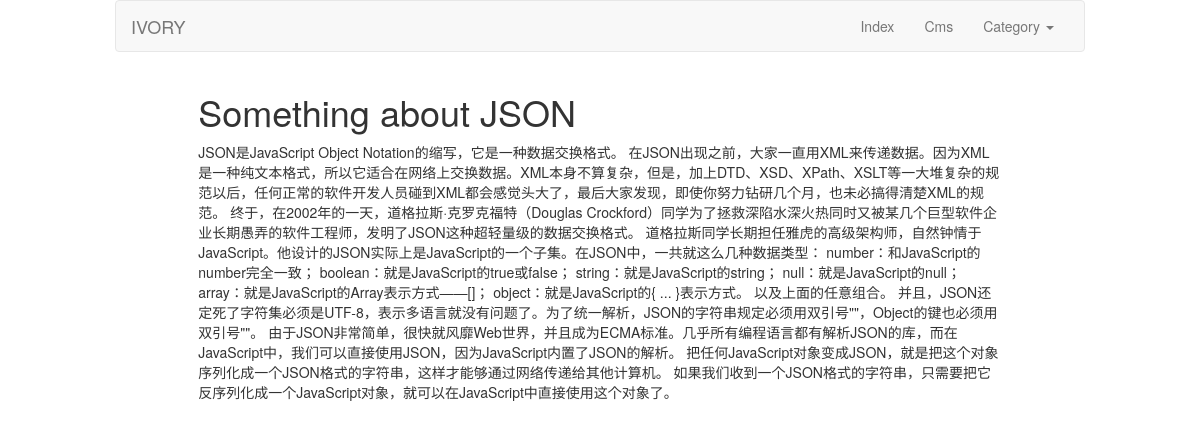
The page /blog/1 on the database its author committed.
### blog/models.py (models this page shows, shortened)
class Article(db.Model):
    __tablename__ = 'Article'
    id = db.Column(db.Integer, primary_key=True)
    title = db.Column(db.String(100))
    text = db.Column(db.Text)
    pub_date = db.Column(db.DateTime, default=datetime.utcnow())
    author_id = db.Column(db.Integer, db.ForeignKey('User.id'))
    category_id = db.Column(db.Integer, db.ForeignKey('Category.id'))

### blog/main/views.py (the view)
@main.route('/blog/<int:id>', methods=['GET'])
def single_blog(id):
    blog = Article.query.filter_by(id=id).first_or_404()
    return render_template('main/blog.html', blog=blog)

### blog/templates/main/blog.html
{% extends 'base.html' %}
{% block head %}
{{ super() }}
{% endblock %}
{% block content %}
    <div>
    {% if blog %}
        <h1>{{ blog.title }}</h1>
        <p>{{ blog.text }}</p>
    {% endif %}
    </div>
{% endblock %}

### rows shown on the page
Article: title "Something about JSON", text "JSON是JavaScript Object Notation的缩写，它是一种数据交换格式。 在JSON出现之前，大家一直用XML来传递数据。因为XML是一种纯文本格式，所以它适合在网络上交换数据。XML本身不算复杂，但是，加上DTD、XSD、XPath、XSLT等一大堆复杂的规范以后，任何正常的软件开发人员碰到XML都会感觉头大了，最后大家发现，即使你努力钻研几个月，也未必搞得清楚XML的规范。 终于，在2002年的一天，道格拉斯·克罗克福特（Douglas Crockford）同学为了拯救深陷水深火热同时又被某几个巨型软件企业长期愚弄的软件工程师，发明了JSON这种超轻量级的数据交换格式。 道格拉斯同学长期担任雅虎的高级架构师，自然钟情于JavaScript。他设计的JSON实际上是JavaScript的一个子集。在JSON中，一共就这么几种数据类型： number：和JavaScript的number完全一致； boolean：就是JavaScript的true或false； string：就是JavaScript的string； null：就是JavaScript的null； array：就是JavaScript的Array表示方式——[]； object：就是JavaScript的{ ... }表示方式。 以及上面的任意组合。 并且，JSON还定死了字符集必须是UTF-8，表示多语言就没有问题了。为了统一解析，JSON的字符串规定必须用双引号\"\"，Object的键也必须用双引号\"\"。…"
